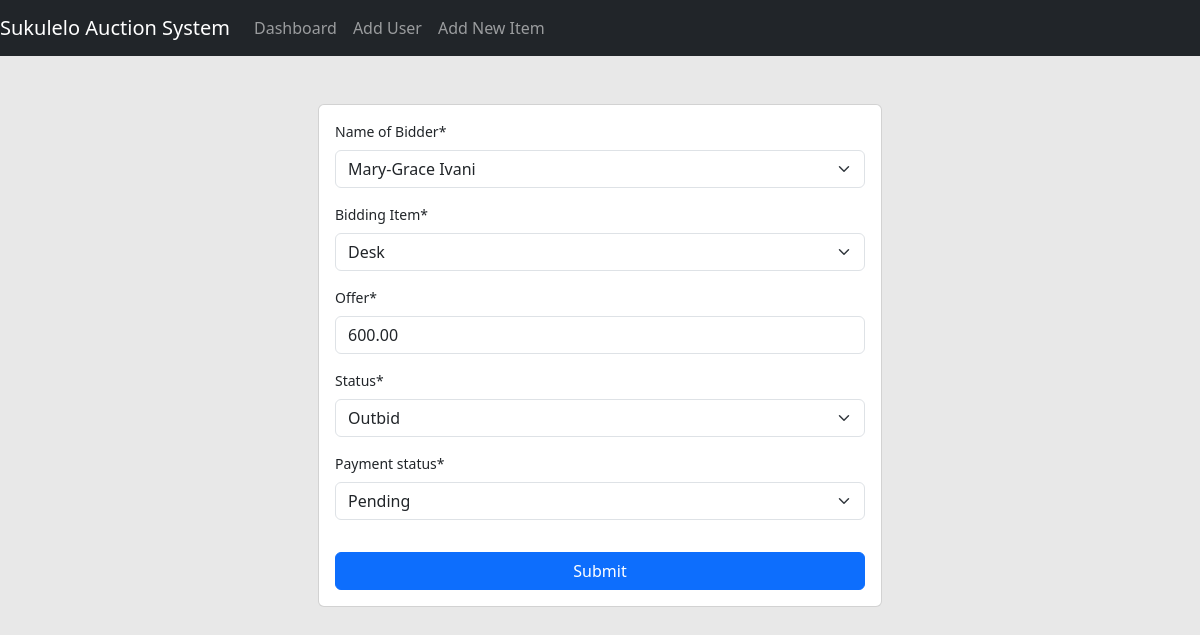
Screenshot of /update_bid/5/ with the database file from the repository.
### auction/models.py (models this page shows, shortened)
class Bid(models.Model):
    Status = (
        ('Won Bid', 'Won Bid'),
        ('Current Bid', 'Current Bid'),
        ('Outbid', 'Outbid'),
        ('Lost Bid', 'Lost Bid'),
    )
    STATUS_CHOICES = (
        ('Pending', 'Pending'),
        ('Paid', 'Paid'),
    )
    user = models.ForeignKey(Person, null=True, on_delete=models.SET_NULL, related_name='bids')
    item = models.ForeignKey(Item, null=True, on_delete=models.SET_NULL, related_name='auction_item')
    offer = models.DecimalField(max_digits=20, decimal_places=2)
    status = models.CharField(max_length=50, null=False, blank=False, choices=Status, default='Current Bid')
    payment_status = models.CharField(max_length=50, choices=STATUS_CHOICES, default='Pending')
    date_placed = models.DateTimeField(auto_now_add=True)

### auction/views.py (the view)
# urls.py: path('update_bid/<int:id>', views.update_bid, name='update_bid'),
def update_bid(request, id):
    bid = Bid.objects.get(id=id)
    form = BidForm(instance=bid)
    if request.method == 'POST':
        form = BidForm(request.POST, instance=bid)
        if form.is_valid():
            form.save()
            messages.success(request, 'Bid has been updated successfully')
            return redirect('/dashboard')
    context = {'form':form}
    return render(request, 'auction/create_form.html', context)

### auction/forms.py
class BidForm(forms.ModelForm):
    class Meta:
        model = Bid
        exclude = ["date_placed"]
        labels = {
            'user': 'Name of Bidder',
            'item': 'Bidding Item',
            'offer': 'Offer',
        }
        widgets = {
        'user': forms.Select(attrs={'class': 'form-control', 'type': 'text', 'placeholder':'Enter user name', 'required': True}),
        'offer': forms.NumberInput(attrs={'class': 'form-control', 'type': 'text', 'max_digits':30, 'placeholder':'Enter bid', 'decimal_places':2, 'required': True}),
        'item': forms.Select(attrs={'class': 'form-control', 'type': 'text', 'max_length':100, 'placeholder':'Enter the item you are bidding', 'required': True}),
        }

### auction/models.py (called while the page is built)
    def __str__(self):
        return f"{self.first_name} {self.last_name}"

    def __str__(self):
        return "%s " % (self.name)

### auction/templates/auction/create_form.html (shortened to what this page needs)
{% extends 'auction/main.html' %}
{% load static %}
{% load crispy_forms_tags %}
{% block content %}
    <div class="container mt-3" style="width: 50%; font-size: 14px;">
        <form method="POST" action="" class="card p-3 mt-5" autocomplete="off" novalidate>
            {{form|crispy}}
            <button type="submit" name="submit" class="btn btn-primary mt-3">Submit</button>
        </form>
    </div>
{% endblock %}

### auction/templates/auction/main.html (style rules this page uses)
body { background-color: #e8e8e8; }

### rows the page displays
Bid: user "Mary-Grace Ivani", item "Desk", offer "600.00", status "Outbid", payment_status "Pending"
